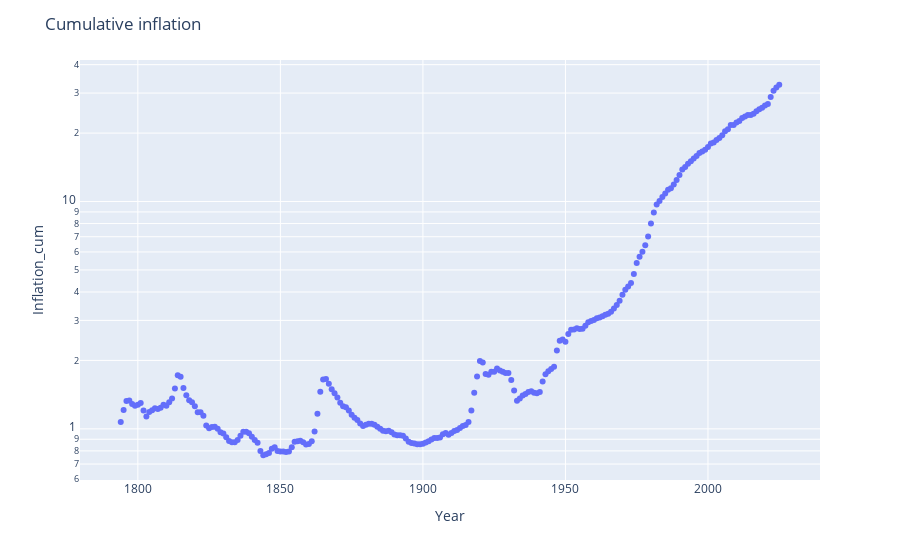

The code cell stored with this chart in its notebook:
### Markdown cell above
1 US dollar from 1793 would be worth about 29 dollars today (from the inflation_cum column above). This value is nearly identical to what [inflation calculators](https://www.officialdata.org/us/inflation/1793?endYear=2019&amount=1) on the internet show, so we will take this as validation of the above calculations.

Now to view the journey inflation rates took to get here.

### Code cell
fig = px.scatter(df, x=df.index, y='Inflation_cum', log_y=True)
fig.update_layout(title="Cumulative inflation")

### Figure 1 — Plotly figure (JSON) as saved in the notebook; plotly's stock layout.template omitted (floating-point values rounded to 4 significant figures; data arrays with more than 128 entries replaced by an {"elided": "..."} marker saying what was removed)
{"data": [{"hovertemplate": "Year=%{x}<br>Inflation_cum=%{y}<extra></extra>", "legendgroup": "", "marker": {"color": "#636efa", "symbol": "circle"}, "mode": "markers", "name": "", "orientation": "v", "showlegend": false, "type": "scatter", "x": {"elided": "232 str values"}, "xaxis": "x", "y": {"elided": "232 float values"}, "yaxis": "y"}], "layout": {"autosize": true, "legend": {"tracegroupgap": 0}, "margin": {"t": 60}, "title": {"text": "Cumulative inflation"}, "xaxis": {"anchor": "y", "autorange": true, "domain": [0, 1], "range": ["1779-09-01 15:08:21.7774", "2039-05-03 08:51:38.2226"], "title": {"text": "Year"}, "type": "date"}, "yaxis": {"anchor": "x", "autorange": true, "domain": [0, 1], "range": [-0.2423, 1.64], "title": {"text": "Inflation_cum"}, "type": "log"}}}
